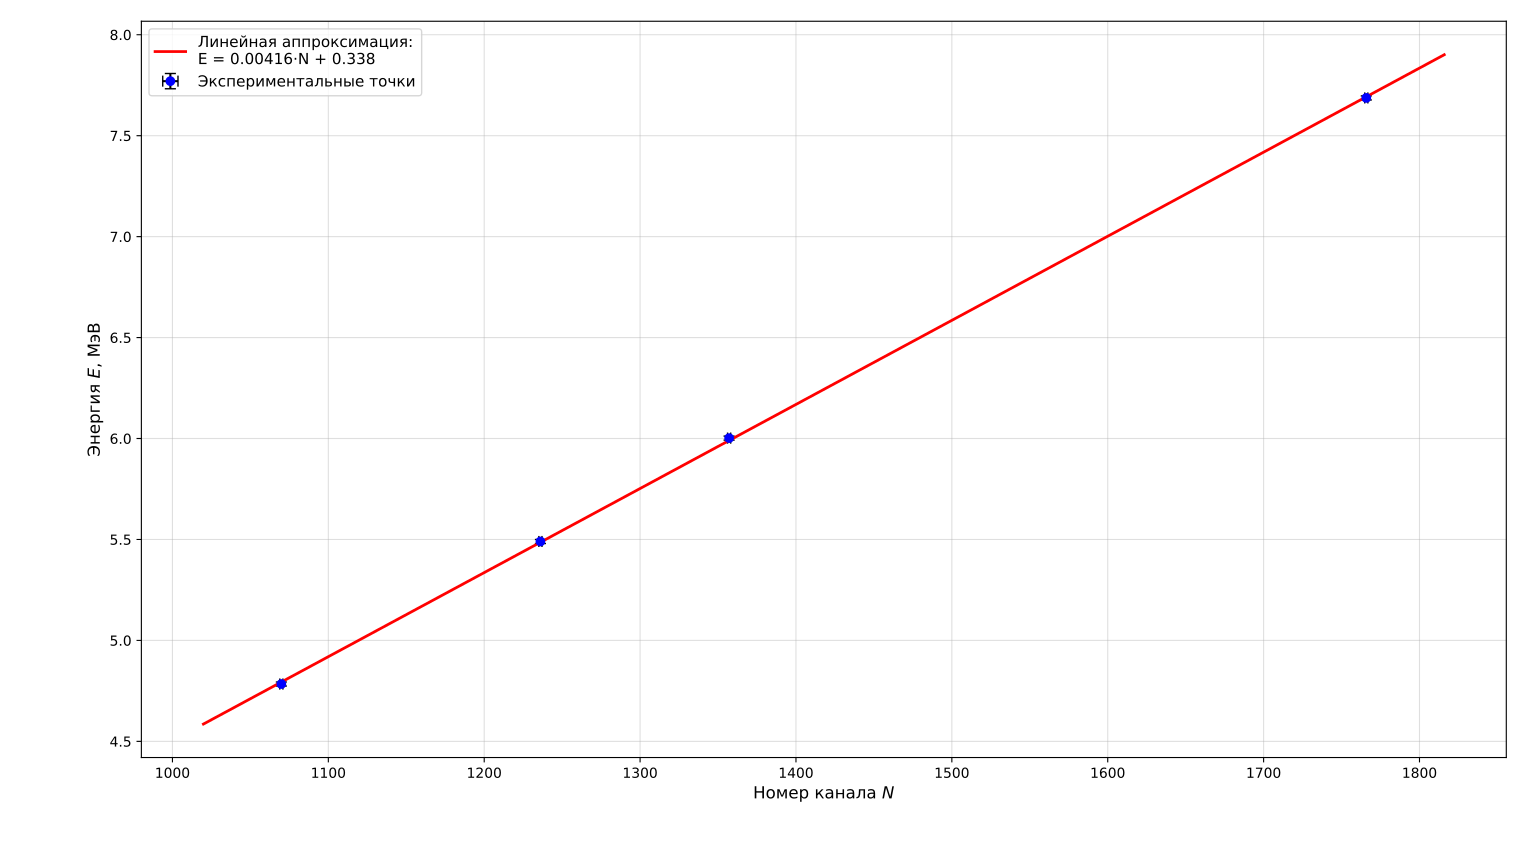

Write the Python code that produced this figure.
import numpy as np
import matplotlib.pyplot as plt

# 1. Исходные данные для калибровки
N = np.array([1069.86, 1236.06, 1357.11, 1765.88])
E = np.array([4.784, 5.49, 6.002, 7.687])

# Небольшие разумные погрешности для красивого отображения (можно убрать, если не требуются)
dN = np.array([1.0, 1.0, 1.0, 1.0])      # погрешность канала ~1
dE = np.array([0.01, 0.01, 0.01, 0.01])  # погрешность табличной энергии ~0.01 МэВ

# 2. Линейная аппроксимация (МНК): E = k * N + b
k, b = np.polyfit(N, E, 1)

# Создаём точки для построения гладкой линии тренда
N_fit = np.linspace(min(N) - 50, max(N) + 50, 100)
E_fit = k * N_fit + b

# 3. Построение графика
plt.figure(figsize=(8, 6))

# Точки с погрешностями
plt.errorbar(N, E, xerr=dN, yerr=dE, fmt='o', color='blue', 
             ecolor='black', capsize=4, markersize=6, label='Экспериментальные точки')

# Линия тренда
plt.plot(N_fit, E_fit, '-', color='red', linewidth=2, 
         label=f'Линейная аппроксимация:\nE = {k:.5f}·N + {b:.3f}')

# Оформление
plt.xlabel('Номер канала $N$', fontsize=12)
plt.ylabel('Энергия $E$, МэВ', fontsize=12)
# plt.title('Калибровочная зависимость спектрометра', fontsize=14)
plt.legend(loc='upper left', fontsize=11)
plt.grid(True, alpha=0.4)

plt.tight_layout()
plt.savefig('calibration_graph.png', dpi=300)
print("График сохранён как 'calibration_graph.png'")
plt.show()

# 4. Вывод коэффициентов для вставки в LaTeX
print("\n--- Результаты для вставки в отчёт ---")
print(f"Коэффициент наклона k = {k:.5f} МэВ/канал")
print(f"Свободный член b = {b:.3f} МэВ")
# Проверка качества аппроксимации (R^2)
E_pred = k * N + b
ss_res = np.sum((E - E_pred)**2)
ss_tot = np.sum((E - np.mean(E))**2)
r_squared = 1 - (ss_res / ss_tot)
print(f"Коэффициент детерминации R^2 = {r_squared:.6f} (должен быть близок к 1)")
